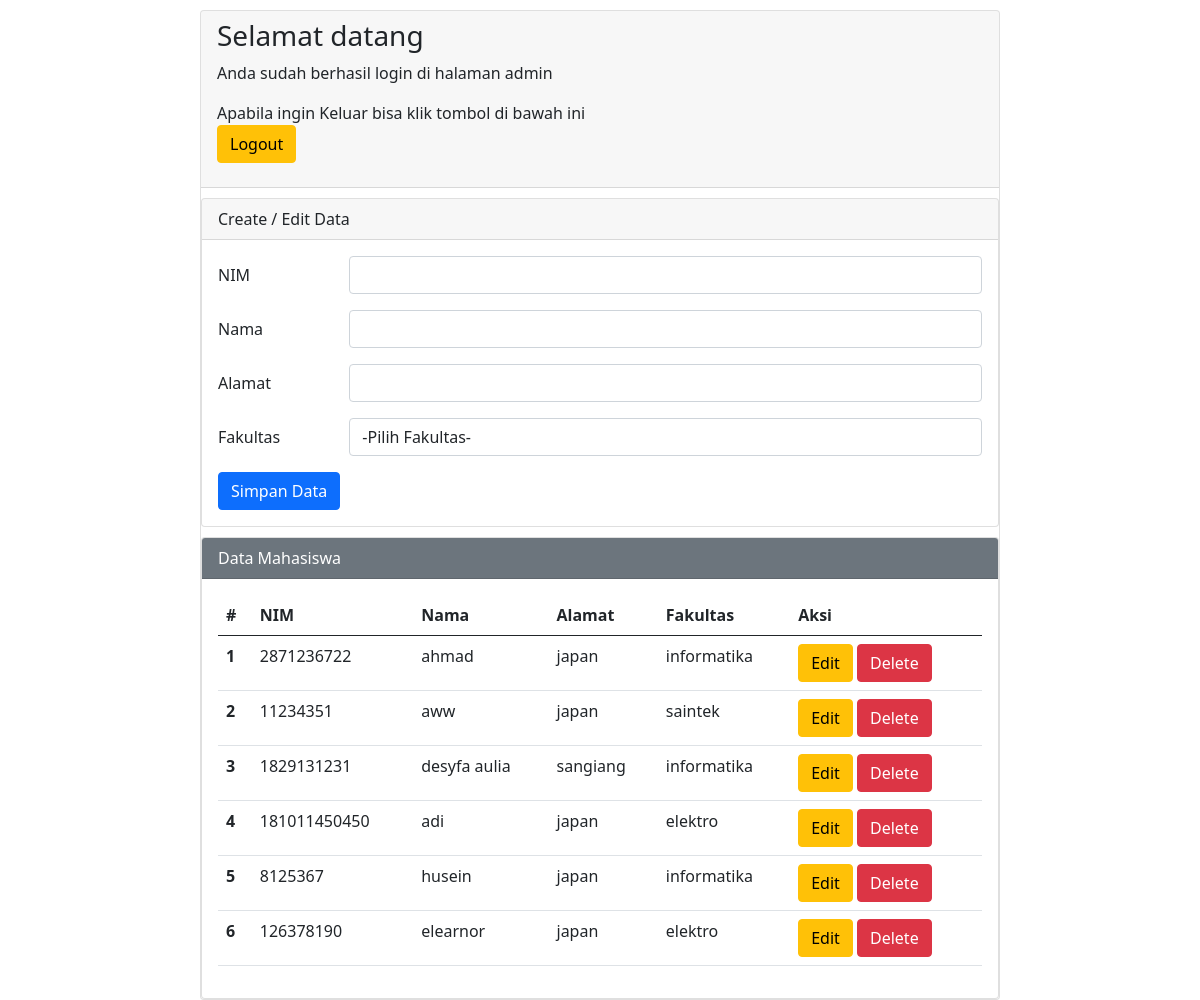
/index.php (signed in), run on the app's committed database.
### tables this page shows
CREATE TABLE `mhs` (
  `id` int(11) NOT NULL,
  `nim` varchar(25) NOT NULL,
  `nama` varchar(25) NOT NULL,
  `alamat` varchar(25) NOT NULL,
  `fakultas` varchar(25) NOT NULL
);

### index.php (the view, shortened to what this page needs)
<?php
include "koneksi.php";
$nim      = "";
$nama     = "";
$alamat   = "";
?>
<!DOCTYPE html>
<html lang="en">
<head>
  <link href="https://cdn.jsdelivr.net/npm/bootstrap@5.0.2/dist/css/bootstrap.min.css" rel="stylesheet">
</head>
<body>
  <div class="mx-auto">
    <div class="card">
      <div class="card-header">
        <h3>Selamat datang</h3>
        <p>Anda sudah berhasil login di halaman admin</p>
        <p>Apabila ingin Keluar bisa klik tombol di bawah ini<br>
          <a href="logout.php"><button type="button" class="btn btn-warning">Logout</button></a>
        </p>
      </div>
      <div class="card">
        <div class="card-header">
          Create / Edit Data
        </div>
        <div class="card-body">
          <form action="" method="POST">
            <div class="mb-3 row">
              <label for="nim" class="col-sm-2 col-form-label">NIM</label>
              <div class="col-sm-10">
                <input type="text" class="form-control" id="nim" name="nim" value="<?php echo $nim ?>">
              </div>
            </div>
            <div class="mb-3 row">
              <label for="nama" class="col-sm-2 col-form-label">Nama</label>
              <div class="col-sm-10">
                <input type="text" class="form-control" id="nama" name="nama" value="<?php echo $nama ?>">
              </div>
            </div>
            <div class="mb-3 row">
              <label for="alamat" class="col-sm-2 col-form-label">Alamat</label>
              <div class="col-sm-10">
                <input type="text" class="form-control" id="alamat" name="alamat" value="<?php echo $alamat ?>">
              </div>
            </div>
            <div class="mb-3 row">
              <label for="fakultas" class="col-sm-2 col-form-label">Fakultas</label>
              <div class="col-sm-10">
                <select class="form-control" id="fakultas" name="fakultas">
                  <option value="">-Pilih Fakultas-</option>
                </select>
              </div>
            </div>
            <div class="col-12">
              <input type="submit" name="simpan" value="Simpan Data" class="btn btn-primary">
            </div>
          </form>
        </div>
      </div>
      <div class="card">
        <div class="card-header text-white bg-secondary">
          Data Mahasiswa
        </div>
        <div class="card-body">
          <table class="table">
            <thead>
              <tr>
                <th scope="col">#</th>
                <th scope="col">NIM</th>
                <th scope="col">Nama</th>
                <th scope="col">Alamat</th>
                <th scope="col">Fakultas</th>
                <th scope="col">Aksi</th>
              </tr>
            <tbody>
              <?php
              $sql2       = "select * from mhs order by id desc";
              $q2         = mysqli_query($koneksi, $sql2);
              $urut       = 1;
              while ($r2  = mysqli_fetch_array($q2)) {
                $id       = $r2['id'];
                $nim      = $r2['nim'];
                $nama     = $r2['nama'];
                $alamat   = $r2['alamat'];
                $fakultas = $r2['fakultas'];
              ?>
                <tr>
                  <th scope="row"><?php echo $urut++ ?></th>
                  <td scope="row"><?php echo $nim ?></td>
                  <td scope="row"><?php echo $nama ?></td>
                  <td scope="row"><?php echo $alamat ?></td>
                  <td scope="row"><?php echo $fakultas ?></td>
                  <td scope="row">
                    <a href="index.php?op=edit&id=<?php echo $id ?>"><button type="button" class="btn btn-warning">Edit</button></a>
                    <a href="index.php?op=delete&id=<?php echo $id ?>" onclick="return confirm('bener mau delete?')"><button type="button" class="btn btn-danger">Delete</button></a>
                  </td>
                </tr>
              <?php
              }
              ?>
            </tbody>
            </thead>
          </table>
        </div>
      </div>
    </div>
</body>
</html>

### index.php (style rules this page uses)
.mx-auto { width: 800px; }
.card { margin-top: 10px; }

### data on the page
mhs: nim "2871236722", nama "ahmad", alamat "japan", fakultas "informatika"
mhs: nim "11234351", nama "aww", alamat "japan", fakultas "saintek"
mhs: nim "1829131231", nama "desyfa aulia", alamat "sangiang", fakultas "informatika"
mhs: nim "181011450450", nama "adi", alamat "japan", fakultas "elektro"
mhs: nim "8125367", nama "husein", alamat "japan", fakultas "informatika"
mhs: nim "126378190", nama "elearnor", alamat "japan", fakultas "elektro"
